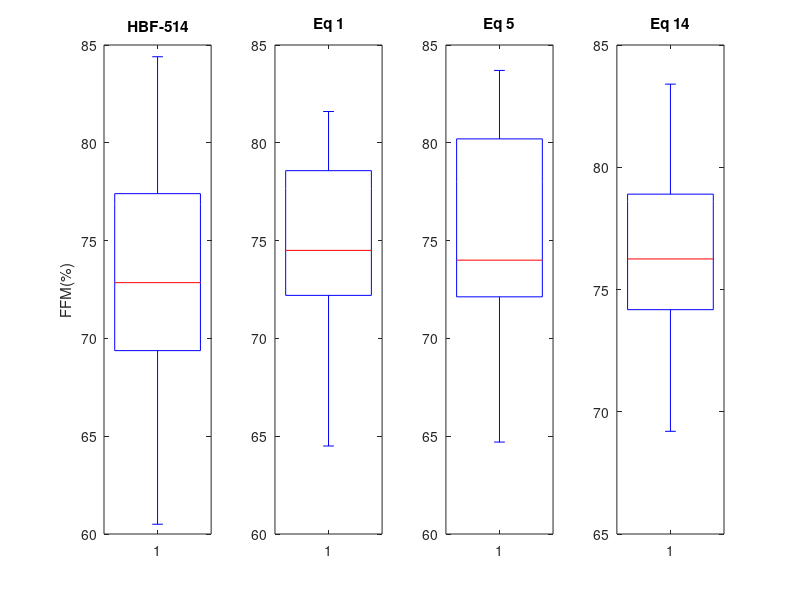
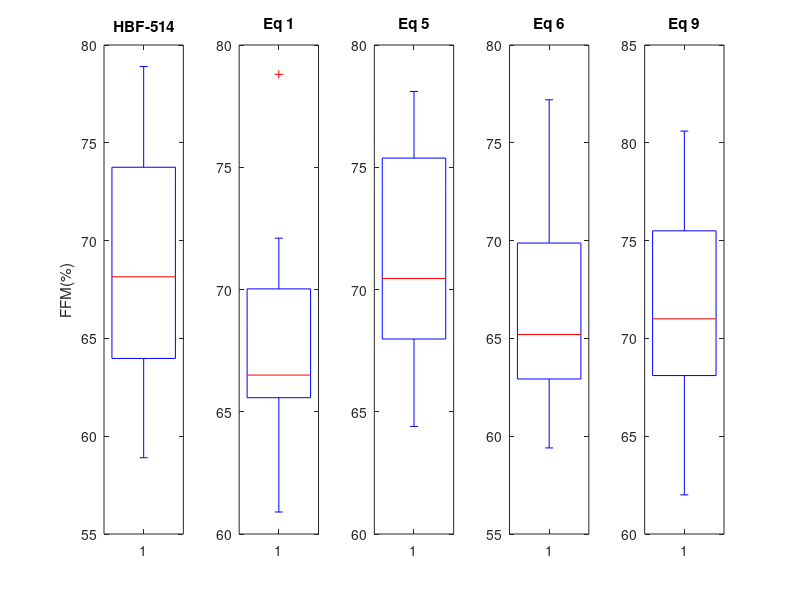
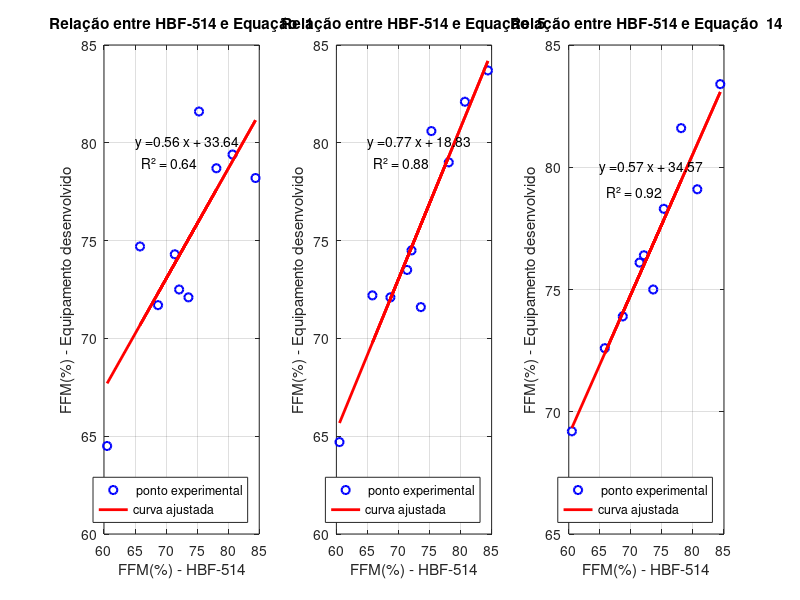
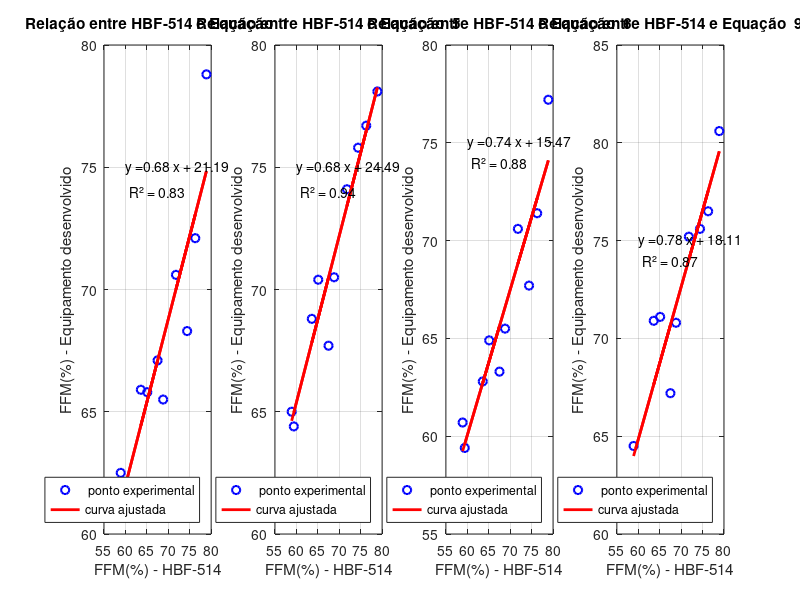

Source code (MATLAB) for these figures, in order:
#Octave 8.0.0
#Autor: Gustavo Pinheiro

%%%%%%%%%%%%%%%%%%%%%%%%%%%% Descricao do codigo %%%%%%%%%%%%%%%%%%%%%%%%%%%%%%%
%{
Analise dos dados de bioimpedancia dos voluntarios do experimento
CAAE: 78985417.0.0000.5594
XXXXXXXXX
%}

#pre-defifinicoes do octave
clear all; more off;clc; close all; %limpa o ambiente de trabalho
#clearvars -except A ##### apaga todas as variaveis, menos a tabela A
pkg load control; pkg load signal; pkg load io; pkg load statistics; %carrega pacotes

%%%%%%%%%%%%%%%%%%%%%%%%%%%%%%% Dados %%%%%%%%%%%%%%%%%%%%%%%%%%%%%%%%%%%%%%%%%%

HBF = [60.5	71.4	75.3	65.8	84.4	80.7	72.1	68.7	78.1	73.6;
       58.9	67.5	65.1	63.6	68.8	78.9	71.8	76.3	74.4	59.4];
       #linha 1: dados de FFM(%) dos 10 homens com a balanca comercial hbf
              #linha 2: dados de FFM(%) das 10 mulheres com a balanca comercial hbf

Equipamento_homens = [64.5	74.3	81.6	74.7	78.2	79.4	72.5	71.7	78.7	72.1;
                      64.7	73.5	80.6	72.2	83.7	82.1	74.5	72.1	79.0	71.6;
                      69.2	76.1	78.3	72.6	83.4	79.1	76.4	73.9	81.6	75.0];
# linha 1: eq 1
# linha 2: eq 5
# linha 3: eq 14

Equipamento_mulheres = [62.5	67.1	65.8	65.9	65.5	78.8	70.6	72.1	68.3	60.9;
                        65.0	67.7	70.4	68.8	70.5	78.1	74.1	76.7	75.8	64.4;
                        60.7	63.3	64.9	62.8	65.5	77.2	70.6	71.4	67.7	59.4;
                        64.5	67.2	71.1	70.9	70.8	80.6	75.2	76.5	75.6	62.0];

# linha 1: eq 1
# linha 2: eq 5
# linha 3: eq 6
# linha 4: eq 9

%%%%%%%%%%%% analise outliers

######homens
figure(1);
x = size(HBF,1)-1;
y = size(Equipamento_homens,1);

temp = [1,5,14];
for idx = 1:x+y-1
subplot(1,x+y,1)
boxplot(HBF(1,:))
title('HBF-514')
ylabel('FFM(%)')
axis([0.5 1.5])

subplot(1,x+y,1+idx)
boxplot(Equipamento_homens(idx,:))
title(['Eq ',num2str(temp(idx))])

axis([0.5 1.5])
end
saveas(gcf,'boxplot_FFM_homens.png')

######mulheres
figure(2);
x = size(HBF,1)-1;
y = size(Equipamento_mulheres,1);

temp = [1,5,6,9];
for idx = 1:x+y-1
subplot(1,x+y,1)
boxplot(HBF(2,:))
title('HBF-514')
ylabel('FFM(%)')
axis([0.5 1.5])

subplot(1,x+y,1+idx)
boxplot(Equipamento_mulheres(idx,:))
title(['Eq ',num2str(temp(idx))])

axis([0.5 1.5])
end
saveas(gcf,'boxplot_FFM_mulheres.png')

%%%%%%%%%%%%%% analise de correlacao

################# homens ##############

x = size(HBF,1)-1;
y = size(Equipamento_homens,1);

figure(4)
temp = [1,5,14]; #numeros das equaçoes

for idx=1:y
 p = polyfit( HBF(1,:) , Equipamento_homens(idx,:) , 1 ); #devolve os coeficientes do polinomio de 1 grau

[R,P] = corrcoef (HBF(1,:) , Equipamento_homens(idx,:)); #coeficiente de pearson e pvalor

printf(['R2 e p-valor Equação  ',num2str(temp(idx))])
printf('\n')
R2= R(2)^2
p_valor = P(2)

 xx = HBF(1,:); #vetor de x, dados dos homens
 yy = Equipamento_homens(idx,:); #vetor de y
 yyy = polyval(p,xx); #vetor de y reta

 subplot(1,y,idx)
 plot( xx , yy , 'bo' ,'linewidth', 1.5)
 hold on;
 plot(xx,yyy, 'r', 'linewidth', 2)

 equacao = sprintf('y =%.2f x + %.2f',p(1),p(2));
 text(65,80,equacao) #posição do polinomio no gráfico
 R2 = sprintf('R² = %.2f',R2);
 text(66,79,R2) #posição do polinomio no gráfico

 grid on
 title(['Relação entre HBF-514 e Equação  ',num2str(temp(idx))]);
 ylabel('FFM(%) - Equipamento desenvolvido');
 xlabel('FFM(%) - HBF-514');
 legend(' ponto experimental','curva ajustada','Location','southeast');


 hold off
end
saveas(gcf,'correlacao_FFM_homens.png')


################# mulheres ##############

x = size(HBF,1)-1;
y = size(Equipamento_mulheres,1);

figure(5)
temp = [1,5,6,9]; #numeros das equaçoes

for idx=1:y
 p = polyfit( HBF(2,:) , Equipamento_mulheres(idx,:) , 1 ); #devolve os coeficientes do polinomio de 1 grau

[R,P] = corrcoef (HBF(2,:) , Equipamento_mulheres(idx,:)); #coeficiente de pearson e pvalor

printf(['R2 e p-valor Equação  ',num2str(temp(idx))])
printf('\n')
R2= R(2)^2
p_valor = P(2)

 xx = HBF(2,:); #vetor de x, dados das mulheres
 yy = Equipamento_mulheres(idx,:); #vetor de y
 yyy = polyval(p,xx); #vetor de y reta

 subplot(1,y,idx)
 plot( xx , yy , 'bo' ,'linewidth', 1.5)
 hold on;
 plot(xx,yyy, 'r', 'linewidth', 2)

 equacao = sprintf('y =%.2f x + %.2f',p(1),p(2));
 text(60,75,equacao) #posição do polinomio no gráfico
 R2 = sprintf('R² = %.2f',R2);
 text(61,74,R2) #posição do polinomio no gráfico

 grid on
 title(['Relação entre HBF-514 e Equação  ',num2str(temp(idx))]);
 ylabel('FFM(%) - Equipamento desenvolvido');
 xlabel('FFM(%) - HBF-514');
 legend(' ponto experimental','curva ajustada','Location','southeast');


 hold off
end


saveas(gcf,'correlacao_FFM_mulheres.png')


